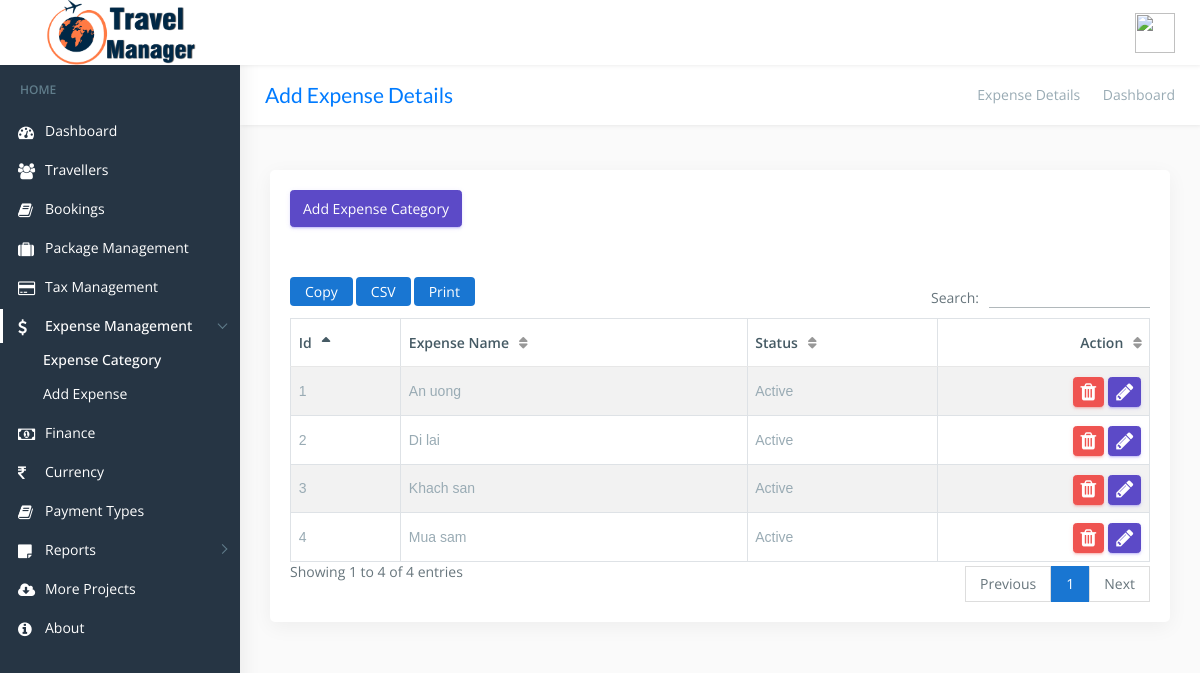
Screenshot of /admin/expense_category_details.php (signed in) with the database file from the repository.
### tables this page shows
CREATE TABLE `settings` (
  `id` int(11) NOT NULL,
  `title` varchar(200) NOT NULL,
  `f_image` varchar(200) NOT NULL,
  `logo_image` varchar(200) NOT NULL,
  `login_image` varchar(200) NOT NULL,
  `currency` varchar(200) NOT NULL,
  `footer` varchar(200) NOT NULL,
  `address` varchar(200) NOT NULL,
  `add1` varchar(200) NOT NULL
);

CREATE TABLE `expense_category` (
  `id` int(11) NOT NULL,
  `expense_name` varchar(200) NOT NULL,
  `status` varchar(200) NOT NULL
);

### admin/expense_category_details.php (the view, shortened to what this page needs)
<?php include "header.php" ?>
<?php include "sidebar.php" ?>
<div class="page-wrapper">
    <div class="row page-titles">
        <div class="col-md-5 align-self-center">
            <h3 class="text-primary">Add Expense Details</h3>
        </div>
        <div class="col-md-7 align-self-center">
            <ol class="breadcrumb">
                <li class="breadcrumb-item"><a href="javascript:void(0)">Expense Details</a></li>
                <li class="breadcrumb-item active">Dashboard</li>
            </ol>
        </div>
    </div>
    <div class="container-fluid">
        <div class="row">
            <div class="col-12">
                <div class="card">
                    <div class="card-body">
                        <a href="add_expense_category.php"><button type="button" class="btn btn-primary">Add Expense Category</button></a>
                        <div class="table-responsive m-t-40">
                            <table id="example23" class="display nowrap table table-hover table-striped table-bordered" cellspacing="0" width="100%">
                                <thead>
                                    <tr>
                                        <th>Id</th>
                                        <th>Expense Name</th>
                                        <th>Status</th>
                                        <th>Action</th>
                                    </tr>
                                </thead>
                                <tbody>
                                    <?php
                                    include "config.php";
                                    try {
                                        $conn = new PDO("mysql:host=$servername;dbname=$dbname", $username, $password);
                                        $conn->setAttribute(PDO::ATTR_ERRMODE, PDO::ERRMODE_EXCEPTION);
                                        $stmt = $conn->prepare("SELECT * FROM expense_category order by id");
                                        $stmt->execute();
                                        $data = $stmt->fetchAll();
                                    } catch (PDOException $e) {
                                        echo "Error: " . $e->getMessage();
                                    }
                                    foreach ($data as $value) {
                                    ?>
                                        <tr>
                                            <td><?php echo $value['id']; ?></td>
                                            <td><?php echo $value['expense_name']; ?></td>
                                            <td><?php echo $value['status']; ?></td>
                                            <td>
                                                <a href="expense_category_details.php?id=<?php echo $value['id']; ?>" class="btn btn-xs btn-danger"><i class="fa fa-trash fa-2x" data-toggle="tooltip" title="Delete"></i></a>
                                                <a href="update_expense_category.php?id=<?php echo $value['id']; ?>" class="btn btn-xs btn-primary"><i class="fa fa-pencil fa-2x" data-toggle="tooltip" title="Edit"></i></a><br>
                                            </td>
                                        </tr>
                                    <?php } ?>
                                </tbody>
                            </table>
                        </div>
                    </div>
                </div>
            </div>
        </div>
    </div>
    <?php include "footer.php" ?>

### admin/header.php (shortened to what this page needs)
<?php
include('config.php');
try {
    $conn = new PDO("mysql:host=$servername;dbname=$dbname", $username, $password);
    $conn->setAttribute(PDO::ATTR_ERRMODE, PDO::ERRMODE_EXCEPTION);
    $stmt = $conn->prepare("select * from settings");
    $stmt->execute();
    $row = $stmt->fetch(PDO::FETCH_ASSOC);
    $logo_image = $row['logo_image'];
} catch (PDOException $e) {
    echo $sql . "<br>" . $e->getMessage();
    $_SESSION['reply'] = "Added Successfully";
    header("location:../tax.php");
}
?>
<!DOCTYPE html>
<html lang="en">
<head>
    <link href="css/lib/bootstrap/bootstrap.min.css" rel="stylesheet">
    <link href="css/lib/calendar2/semantic.ui.min.css" rel="stylesheet">
    <link href="css/lib/calendar2/pignose.calendar.min.css" rel="stylesheet">
    <link href="css/lib/owl.carousel.min.css" rel="stylesheet" />
    <link href="css/lib/owl.theme.default.min.css" rel="stylesheet" />
    <link href="css/helper.css" rel="stylesheet">
    <link href="css/style.css" rel="stylesheet">
    <link rel="stylesheet" href="css/popup_style.css">
</head>
<body class="fix-header fix-sidebar">
    <div id="main-wrapper">
        <div class="header">
            <nav class="navbar top-navbar navbar-expand-md navbar-light">
                <div class="navbar-header">
                    <a class="navbar-brand" href="index.php">
                        <span><img src="../admin/settings/<?php echo $logo_image; ?>" style="height:65px; width: auto" alt="homepage" class="dark-logo" /></span>
                    </a>
                </div>
                <div class="navbar-collapse">
                    <ul class="navbar-nav mr-auto mt-md-0">
                        <li class="nav-item m-l-10"> <a class="nav-link sidebartoggler hidden-sm-down text-muted  " href="javascript:void(0)"><i class="ti-menu"></i></a> </li>
                    </ul>
                    <ul class="navbar-nav my-lg-0">
                        <li class="nav-item dropdown">
                            <a class="nav-link dropdown-toggle text-muted  " href="#" data-toggle="dropdown" aria-haspopup="true" aria-expanded="false">
                                <img src="../admin/upload/profile.png?php echo $_SESSION['file']; ?>" width="40px" height="40px">
                            </a>
                        </li>
                    </ul>
                </div>
            </nav>
        </div>
    </div>
</body>
</html>

### admin/css/helper.css (style rules this page uses)
.m-t-40 { margin-top: 40px!important; }
.m-l-10 { margin-left: 10px!important; }

### rows the page displays
settings: logo_image (picture)
expense_category: id "1", expense_name "An uong", status "Active"
expense_category: id "2", expense_name "Di lai", status "Active"
expense_category: id "3", expense_name "Khach san", status "Active"
expense_category: id "4", expense_name "Mua sam", status "Active"
